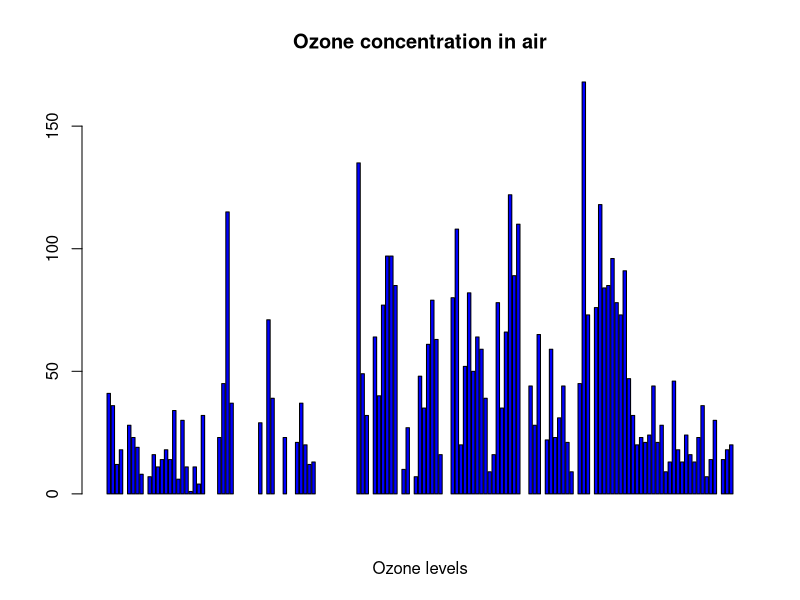
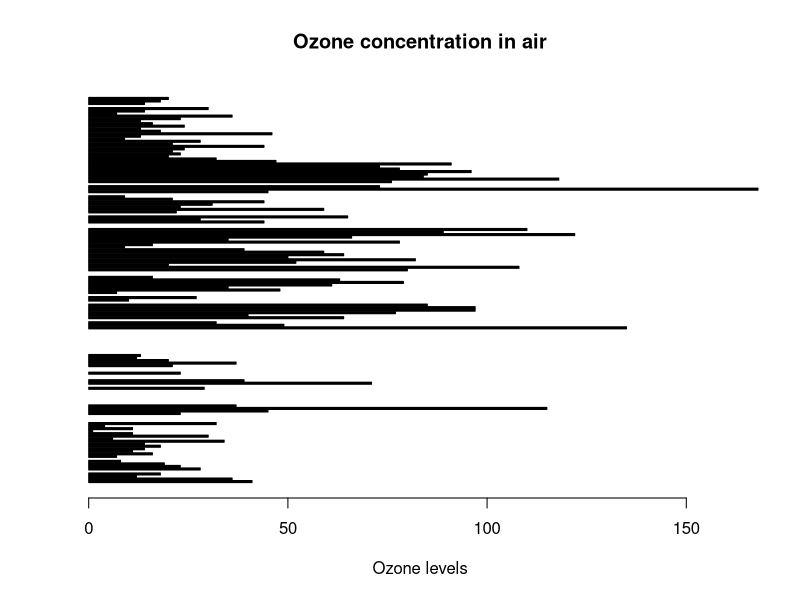

Reproduce these figures in R, in order.
barplot(airquality$Ozone, main='Ozone concentration in air', xlab='Ozone levels', col='blue',horiz=FALSE)
barplot(airquality$Ozone, main='Ozone concentration in air', xlab='Ozone levels',col='black', horiz=TRUE)